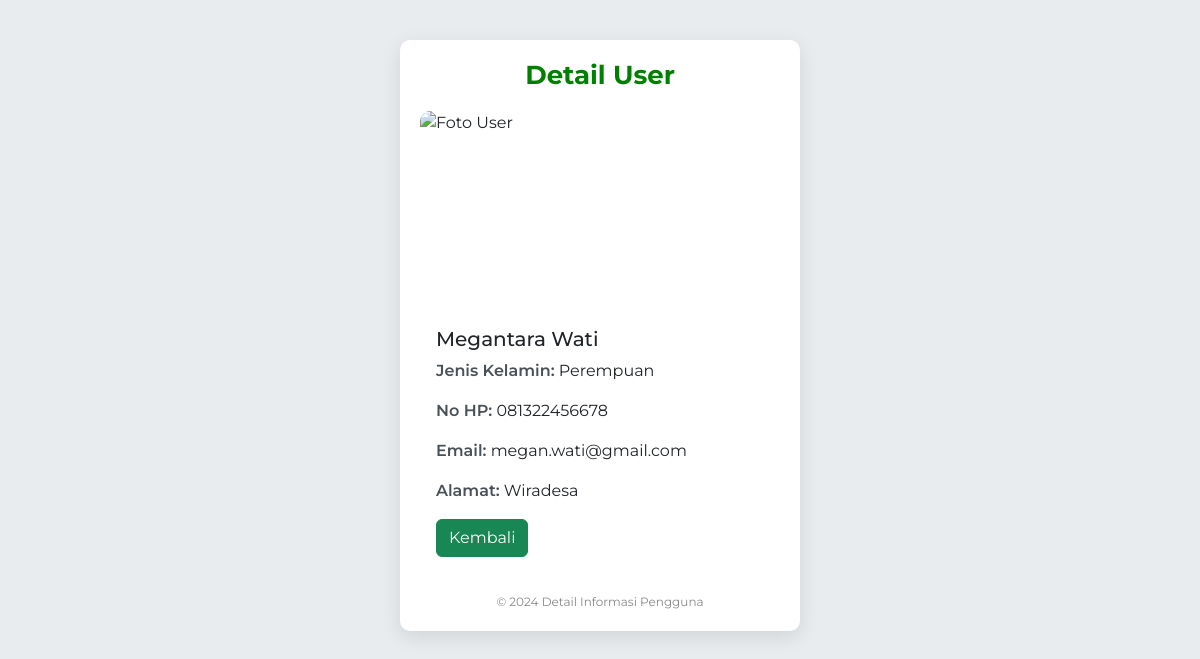
Screenshot of /detail.php?id=3 with the database file from the repository.
### tables this page shows
CREATE TABLE `tb_users` (
  `id` int(10) NOT NULL,
  `nama` varchar(255) NOT NULL,
  `alamat` varchar(255) NOT NULL,
  `nohp` char(13) NOT NULL,
  `foto` blob,
  `jenis_kelamin` enum('Laki-laki','Perempuan') DEFAULT NULL,
  `email` varchar(255) DEFAULT NULL
);

### detail.php (the view, shortened to what this page needs)
<?php
$servername = "localhost";
$username = "root";
$password = "";
$dbname = "db_php";
$conn = new mysqli($servername, $username, $password, $dbname);
if (isset($_GET['id'])) {
    $id = intval($_GET['id']);
    $stmt = $conn->prepare("SELECT * FROM tb_users WHERE id = ?");
    $stmt->bind_param("i", $id);
    $stmt->execute();
    $result = $stmt->get_result();
    if ($result->num_rows > 0) {
        $row = $result->fetch_assoc();
    } else {
        echo "Data tidak ditemukan.";
        exit;
    }
} else {
    echo "ID tidak ditemukan.";
    exit;
}
?>
<!doctype html>
<html lang="en">
<head>
    <link href="https://cdn.jsdelivr.net/npm/bootstrap@5.3.3/dist/css/bootstrap.min.css" rel="stylesheet">
</head>
<body>
<div class="container">
    <h1>Detail User</h1>
    <div class="card">
        <img src="detail.php?id=<?php echo $row['id']; ?>&show_image=1" class="card-img-top" alt="Foto User">
        <div class="card-body">
            <h5 class="card-title"><?php echo htmlspecialchars($row['nama']); ?></h5>
            <p class="card-text"><strong>Jenis Kelamin:</strong> <?php echo htmlspecialchars($row['jenis_kelamin']); ?></p>
            <p class="card-text"><strong>No HP:</strong> <?php echo htmlspecialchars($row['nohp']); ?></p>
            <p class="card-text"><strong>Email:</strong> <?php echo htmlspecialchars($row['email']); ?></p>
            <p class="card-text"><strong>Alamat:</strong> <?php echo htmlspecialchars($row['alamat']); ?></p>
            <a href="index.php" class="btn btn-success">Kembali</a>
        </div>
    </div>
    <div class="footer">
        &copy; <?php echo date("Y"); ?> Detail Informasi Pengguna
    </div>
</div>
</body>
</html>

### detail.php (style rules this page uses)
body { background-color: #e9ecef; font-family: 'Montserrat', sans-serif; color: #343a40; }
.container { max-width: 400px; margin: 40px auto; padding: 20px; border-radius: 10px; background-color: #ffffff; box-shadow: 0 6px 20px rgba(0, 0, 0, 0.1); }
h1 { text-align: center; margin-bottom: 20px; font-size: 26px; color: green; font-weight: 700; }
.card { border: none; border-radius: 10px; margin-bottom: 20px; }
.card-img-top { height: 200px; object-fit: cover; border-top-left-radius: 10px; border-top-right-radius: 10px; }
.card-body { padding: 1rem; }
.card-text strong { color: #495057; font-weight: 600; }
.footer { text-align: center; margin-top: 20px; color: #888; font-size: 12px; }

### rows the page displays
tb_users: nama "Megantara Wati", jenis_kelamin "Perempuan", nohp "081322456678", email "megan.wati@gmail.com", alamat "Wiradesa"
